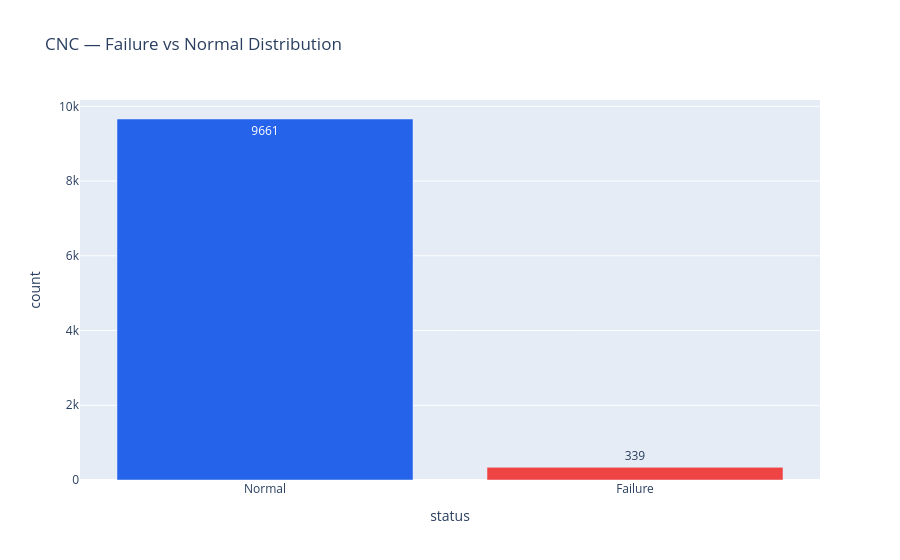

Write notebook code for a chart like this one.
### Code cell
failure_counts = cnc["machine_failure"].value_counts().reset_index()
failure_counts.columns = ["status", "count"]
failure_counts["status"] = failure_counts["status"].map({0: "Normal", 1: "Failure"})

fig = px.bar(failure_counts, x="status", y="count",
             color="status",
             color_discrete_map={"Normal": "#2563eb", "Failure": "#ef4444"},
             title="CNC — Failure vs Normal Distribution",
             text="count")
fig.update_layout(showlegend=False)
fig.show()

print("Failure rate:", round(cnc["machine_failure"].mean() * 100, 2), "%")

### Figure 1 — Plotly figure (JSON) as saved in the notebook; plotly's stock layout.template omitted (floating-point values rounded to 4 significant figures)
{"data": [{"hovertemplate": "status=%{x}<br>count=%{text}<extra></extra>", "legendgroup": "Normal", "marker": {"color": "#2563eb", "pattern": {"shape": ""}}, "name": "Normal", "orientation": "v", "showlegend": true, "text": [9661.0], "textposition": "auto", "type": "bar", "x": ["Normal"], "xaxis": "x", "y": [9661], "yaxis": "y"}, {"hovertemplate": "status=%{x}<br>count=%{text}<extra></extra>", "legendgroup": "Failure", "marker": {"color": "#ef4444", "pattern": {"shape": ""}}, "name": "Failure", "orientation": "v", "showlegend": true, "text": [339.0], "textposition": "auto", "type": "bar", "x": ["Failure"], "xaxis": "x", "y": [339], "yaxis": "y"}], "layout": {"barmode": "relative", "legend": {"title": {"text": "status"}, "tracegroupgap": 0}, "showlegend": false, "title": {"text": "CNC — Failure vs Normal Distribution"}, "xaxis": {"anchor": "y", "categoryarray": ["Normal", "Failure"], "categoryorder": "array", "domain": [0, 1], "title": {"text": "status"}}, "yaxis": {"anchor": "x", "domain": [0, 1], "title": {"text": "count"}}}}
